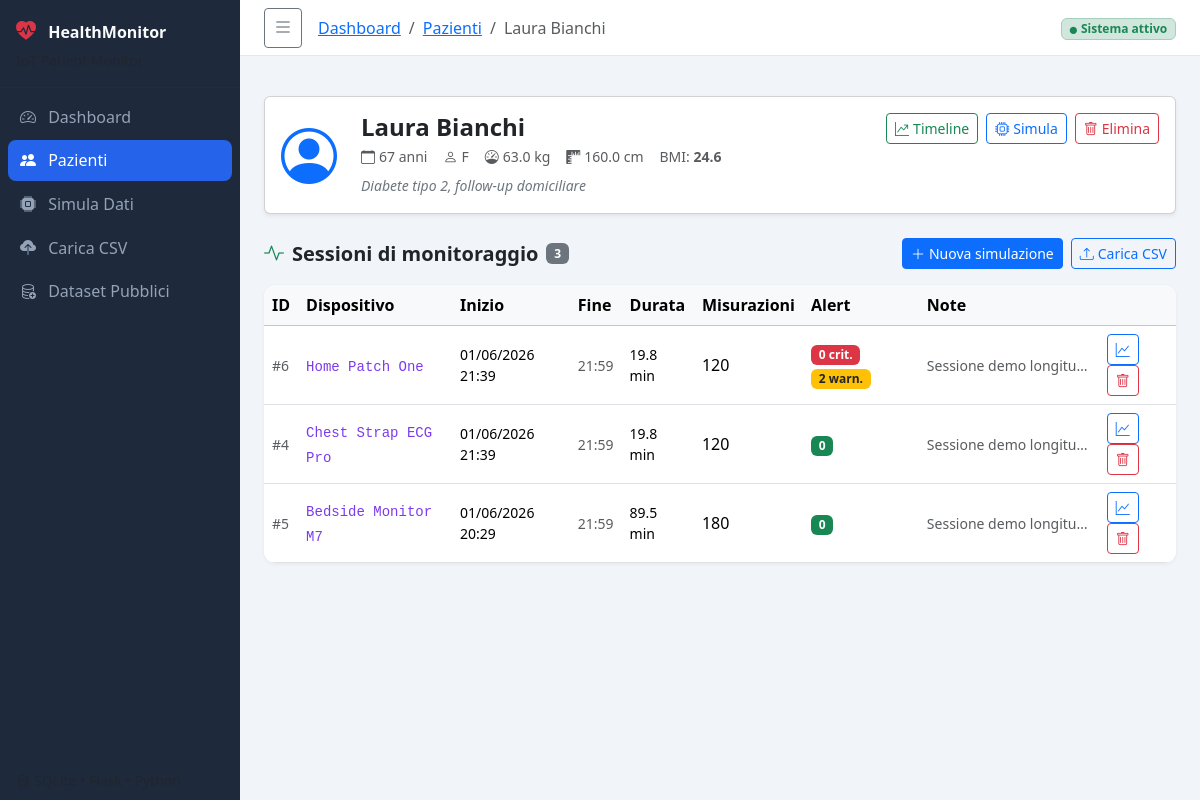
/patients/2, run on the app's committed database.
### app/models.py (models this page shows, shortened)
class Patient(db.Model):
    __tablename__ = 'patients'
    id = db.Column(db.Integer, primary_key=True)
    name = db.Column(db.String(100), nullable=False)
    age = db.Column(db.Integer)
    gender = db.Column(db.String(10))
    weight_kg = db.Column(db.Float)
    height_cm = db.Column(db.Float)
    notes = db.Column(db.Text)
    created_at = db.Column(db.DateTime, default=datetime.utcnow)
    sessions = db.relationship(
        'Session', backref='patient', lazy=True, cascade='all, delete-orphan'
    )
    @property
    def bmi(self):
        if self.weight_kg and self.height_cm and self.height_cm > 0:
            return round(self.weight_kg / ((self.height_cm / 100) ** 2), 1)
        return None

class Session(db.Model):
    __tablename__ = 'sessions'
    id = db.Column(db.Integer, primary_key=True)
    patient_id = db.Column(
        db.Integer, db.ForeignKey('patients.id'), nullable=False
    )
    device_id = db.Column(db.String(50), default='WearableSensor-v1')
    source_type = db.Column(db.String(30), default='synthetic')
    source_name = db.Column(db.String(120))
    start_time = db.Column(db.DateTime, nullable=False, default=datetime.utcnow)
    end_time = db.Column(db.DateTime)
    notes = db.Column(db.Text)
    measurements = db.relationship(
        'Measurement', backref='session', lazy=True, cascade='all, delete-orphan'
    )
    alerts = db.relationship(
        'Alert', backref='session', lazy=True, cascade='all, delete-orphan'
    )
    ecg_samples = db.relationship(
        'ECGSample', backref='session', lazy=True, cascade='all, delete-orphan'
    )
    assessment = db.relationship(
        'SessionAssessment', backref='session', uselist=False,
        lazy=True, cascade='all, delete-orphan'
    )
    feature_snapshot = db.relationship(
        'SessionFeatureSnapshot', backref='session', uselist=False,
        lazy=True, cascade='all, delete-orphan'
    )
    forecast_snapshot = db.relationship(
        'SessionForecastSnapshot', backref='session', uselist=False,
        lazy=True, cascade='all, delete-orphan'
    )
    @property
    def duration_minutes(self):
        if self.end_time and self.start_time:
            return round((self.end_time - self.start_time).total_seconds() / 60, 1)
        return None
    @property
    def n_measurements(self):
        return len(self.measurements)
    @property
    def n_alerts(self):
        return len(self.alerts)

### app/routes.py (the view)
@main.route('/patients/<int:patient_id>')
def patient_detail(patient_id):
    patient = Patient.query.get_or_404(patient_id)
    sessions = (
        Session.query
        .filter_by(patient_id=patient_id)
        .order_by(Session.start_time.desc())
        .all()
    )
    return render_template(
        'patient_detail.html',
        patient=patient,
        sessions=sessions,
        get_device_label=get_device_label,
    )

### app/devices.py (called while the page is built)
def get_device_profile(device_key):
    return DEVICE_PROFILES.get(device_key, DEVICE_PROFILES[DEFAULT_DEVICE_KEY])

def get_device_label(device_key):
    return get_device_profile(device_key)['label']

### app/templates/patient_detail.html (shortened to what this page needs)
{% extends "base.html" %}
{% block breadcrumb %}
  <li class="breadcrumb-item"><a href="{{ url_for('main.index') }}">Dashboard</a></li>
  <li class="breadcrumb-item"><a href="{{ url_for('main.patients') }}">Pazienti</a></li>
  <li class="breadcrumb-item active">{{ patient.name }}</li>
{% endblock %}
{% block content %}
<div class="card mb-4 shadow-sm">
  <div class="card-body d-flex align-items-start gap-4">
    <div class="patient-avatar">
      <i class="bi bi-person-circle text-primary" style="font-size:3.5rem"></i>
    </div>
    <div class="flex-grow-1">
      <h4 class="fw-bold mb-1">{{ patient.name }}</h4>
      <div class="d-flex flex-wrap gap-3 text-muted small">
        {% if patient.age %}<span><i class="bi bi-calendar me-1"></i>{{ patient.age }} anni</span>{% endif %}
        {% if patient.gender %}<span><i class="bi bi-person me-1"></i>{{ patient.gender }}</span>{% endif %}
        {% if patient.weight_kg %}<span><i class="bi bi-speedometer me-1"></i>{{ patient.weight_kg }} kg</span>{% endif %}
        {% if patient.height_cm %}<span><i class="bi bi-rulers me-1"></i>{{ patient.height_cm }} cm</span>{% endif %}
        {% if patient.bmi %}<span>BMI: <strong>{{ patient.bmi }}</strong></span>{% endif %}
      </div>
      {% if patient.notes %}
      <p class="mt-2 mb-0 small text-secondary fst-italic">{{ patient.notes }}</p>
      {% endif %}
    </div>
    <div class="d-flex gap-2">
      <a href="{{ url_for('main.patient_timeline', patient_id=patient.id) }}" class="btn btn-sm btn-outline-success">
        <i class="bi bi-graph-up-arrow me-1"></i>Timeline
      </a>
      <a href="{{ url_for('main.simulate') }}?pid={{ patient.id }}" class="btn btn-sm btn-outline-primary">
        <i class="bi bi-cpu me-1"></i>Simula
      </a>
      <form action="{{ url_for('main.delete_patient', patient_id=patient.id) }}" method="post"
            onsubmit="return confirm('Eliminare il paziente e tutte le sessioni associate?')">
        <button class="btn btn-sm btn-outline-danger"><i class="bi bi-trash me-1"></i>Elimina</button>
      </form>
    </div>
  </div>
</div>
<div class="d-flex align-items-center mb-3">
  <h5 class="fw-semibold mb-0"><i class="bi bi-activity me-2 text-success"></i>Sessioni di monitoraggio</h5>
  <span class="badge bg-secondary ms-2">{{ sessions | length }}</span>
  <div class="ms-auto d-flex gap-2">
    <a href="{{ url_for('main.simulate') }}" class="btn btn-sm btn-primary">
      <i class="bi bi-plus-lg me-1"></i>Nuova simulazione
    </a>
    <a href="{{ url_for('main.upload') }}" class="btn btn-sm btn-outline-primary">
      <i class="bi bi-upload me-1"></i>Carica CSV
    </a>
  </div>
</div>
<div class="card table-card">
  <div class="table-responsive">
    <table class="table table-hover align-middle mb-0">
      <thead class="table-light">
        <tr>
          <th>ID</th>
          <th>Dispositivo</th>
          <th>Inizio</th>
          <th>Fine</th>
          <th>Durata</th>
          <th>Misurazioni</th>
          <th>Alert</th>
          <th>Note</th>
          <th></th>
        </tr>
      </thead>
      <tbody>
        {% for sess in sessions %}
        <tr>
          <td class="text-muted small">#{{ sess.id }}</td>
          <td><code class="small">{{ get_device_label(sess.device_id) }}</code></td>
          <td class="small">{{ sess.start_time.strftime('%d/%m/%Y %H:%M') }}</td>
          <td class="small text-muted">{{ sess.end_time.strftime('%H:%M') if sess.end_time else '—' }}</td>
          <td class="small">{{ sess.duration_minutes or '—' }} min</td>
          <td>{{ sess.n_measurements }}</td>
          <td>
            {% set na = sess.n_alerts %}
            {% set nc = sess.alerts | selectattr('severity', 'eq', 'critical') | list | length %}
            {% if na > 0 %}
              <span class="badge bg-danger me-1">{{ nc }} crit.</span>
              <span class="badge bg-warning text-dark">{{ na - nc }} warn.</span>
            {% else %}
              <span class="badge bg-success">0</span>
            {% endif %}
          </td>
          <td class="small text-muted" style="max-width:180px;white-space:nowrap;overflow:hidden;text-overflow:ellipsis">
            {{ sess.notes or '—' }}
          </td>
          <td>
            <a href="{{ url_for('main.session_detail', session_id=sess.id) }}"
               class="btn btn-sm btn-outline-primary me-1" title="Analisi">
              <i class="bi bi-graph-up"></i>
            </a>
            <form action="{{ url_for('main.delete_session', session_id=sess.id) }}" method="post"
                  class="d-inline" onsubmit="return confirm('Eliminare questa sessione?')">
              <button class="btn btn-sm btn-outline-danger" title="Elimina">
                <i class="bi bi-trash"></i>
              </button>
            </form>
          </td>
        </tr>
        {% endfor %}
      </tbody>
    </table>
  </div>
</div>
{% endblock %}

### app/static/css/style.css (style rules this page uses)
:root { --sidebar-width: 240px; --sidebar-collapsed-width: 60px; --sidebar-bg: #1e293b; --sidebar-text: #94a3b8; --sidebar-active-bg: #2563eb; --topbar-height: 56px; --topbar-bg: #ffffff; --topbar-border: #e2e8f0; --page-bg: #f1f5f9; }
body { background: var(--page-bg); font-family: 'Segoe UI', system-ui, -apple-system, sans-serif; }
.table-card { border: none; border-radius: 12px; box-shadow: 0 1px 4px rgba(0, 0, 0, 0.06); overflow: hidden; }
.table-card .table { margin-bottom: 0; }
code { color: #7c3aed; }

### data on the page
Patient: name "Laura Bianchi", age "67", gender "F", weight_kg "63.0", height_cm "160.0", bmi "24.6", notes "Diabete tipo 2, follow-up domiciliare"

### other printed values
{{ sessions | length }} "3"
{{ sess.id }} "6"
{{ get_device_label(sess.device_id) }} "Home Patch One"
{{ sess.start_time.strftime('%d/%m/%Y %H:%M') }} "01/06/2026 21:39"
{{ sess.end_time.strftime('%H:%M') if sess.end_time else '—' }} "21:59"
{{ sess.duration_minutes or '—' }} "19.8"
{{ sess.n_measurements }} "120"
{{ nc }} "0"
{{ na - nc }} "2"
{{ sess.notes or '—' }} "Sessione demo longitu…"
{{ sess.id }} "4"
{{ get_device_label(sess.device_id) }} "Chest Strap ECG Pro"
{{ sess.id }} "5"
{{ get_device_label(sess.device_id) }} "Bedside Monitor M7"
{{ sess.start_time.strftime('%d/%m/%Y %H:%M') }} "01/06/2026 20:29"
